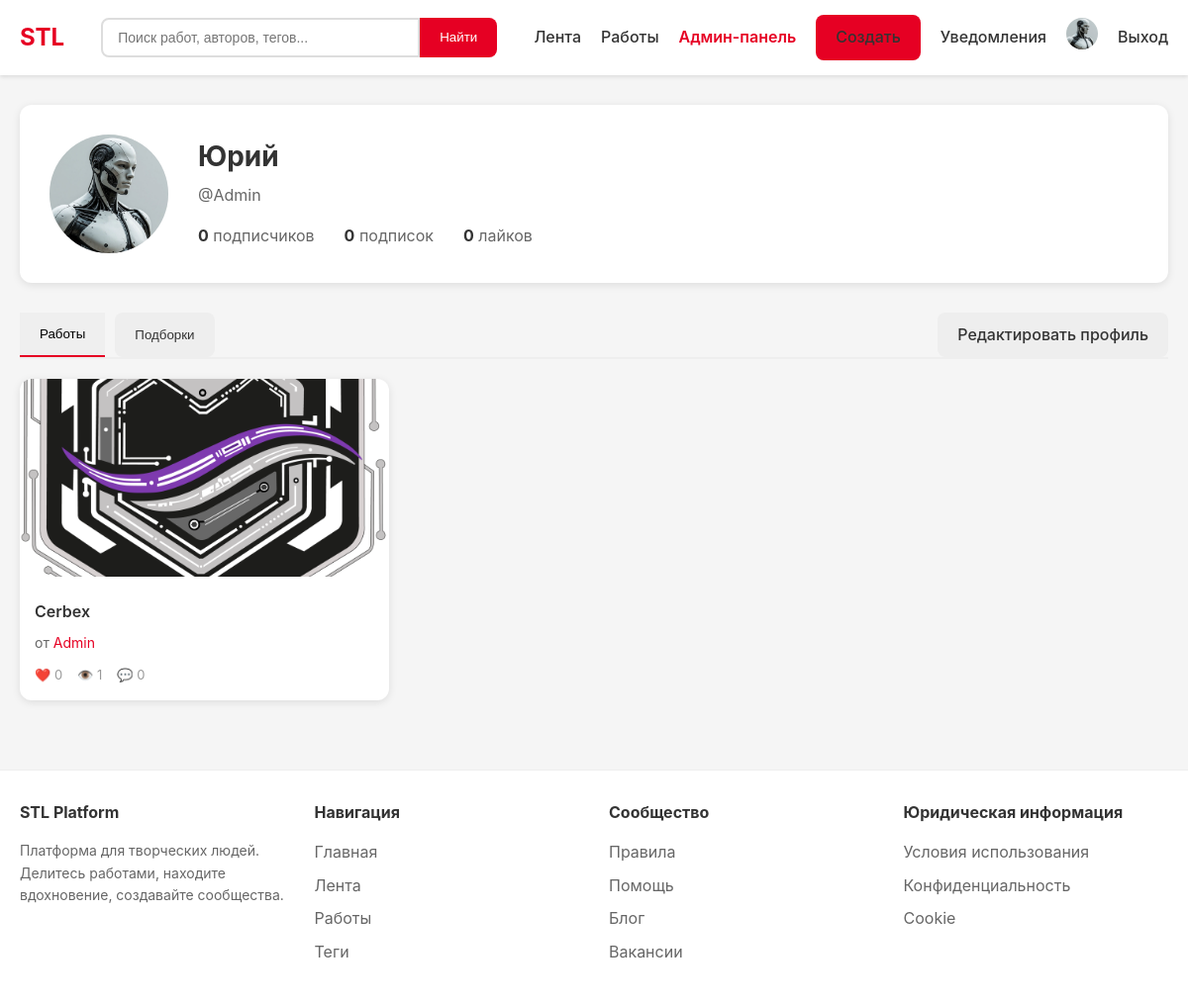
/auth/profile/Admin/ (signed in), run on the app's committed database.
### accounts/models.py (models this page shows, shortened)
class User(AbstractUser):
    email = models.EmailField(unique=True)
    avatar = models.ImageField(upload_to='avatars/', null=True, blank=True)
    bio = models.TextField('О себе', blank=True)
    website = models.URLField(blank=True)
    location = models.CharField('Город', max_length=100, blank=True)
    created_at = models.DateTimeField(auto_now_add=True)
    class Meta:
        verbose_name = 'Пользователь'
        verbose_name_plural = 'Пользователи'

class Profile(models.Model):
    user = models.OneToOneField(User, on_delete=models.CASCADE, related_name='profile')
    display_name = models.CharField('Отображаемое имя', max_length=100, blank=True)
    slug = models.SlugField(unique=True, blank=True)
    followers_count = models.PositiveIntegerField(default=0)
    following_count = models.PositiveIntegerField(default=0)
    works_count = models.PositiveIntegerField(default=0)
    likes_received = models.PositiveIntegerField(default=0)
    is_verified = models.BooleanField('Проверенный', default=False)
    is_pro = models.BooleanField('Pro аккаунт', default=False)
    class Meta:
        verbose_name = 'Профиль'
        verbose_name_plural = 'Профили'

### core/models.py (models this page shows, shortened)
class Work(models.Model):
    STATUS_CHOICES = [
        ('draft', 'Черновик'),
        ('published', 'Опубликовано'),
        ('moderation', 'На модерации'),
        ('rejected', 'Отклонено'),
    ]
    author = models.ForeignKey(User, on_delete=models.CASCADE, related_name='works')
    title = models.CharField('Название', max_length=200)
    slug = models.SlugField(blank=True)
    description = models.TextField('Описание', blank=True)
    cover = models.ImageField('Обложка', upload_to='works/covers/', null=True, blank=True)
    category = models.ForeignKey(Category, null=True, blank=True, on_delete=models.SET_NULL, related_name='works')
    tags = TaggableManager()
    status = models.CharField('Статус', max_length=20, choices=STATUS_CHOICES, default='moderation')
    views_count = models.PositiveIntegerField(default=0)
    likes_count = models.PositiveIntegerField(default=0)
    comments_count = models.PositiveIntegerField(default=0)
    reposts_count = models.PositiveIntegerField(default=0)
    saves_count = models.PositiveIntegerField(default=0)
    moderated_by = models.ForeignKey(User, null=True, blank=True, on_delete=models.SET_NULL, related_name='moderated_works')
    moderated_at = models.DateTimeField(null=True, blank=True)
    moderation_comment = models.TextField(blank=True)
    created_at = models.DateTimeField(auto_now_add=True)
    updated_at = models.DateTimeField(auto_now=True)
    published_at = models.DateTimeField(null=True, blank=True)
    class Meta:
        verbose_name = 'Работа'
        verbose_name_plural = 'Работы'
        ordering = ['-created_at']
        indexes = [
            models.Index(fields=['-created_at']),
            models.Index(fields=['status', '-created_at']),
            models.Index(fields=['-likes_count']),
            models.Index(fields=['-views_count']),
        ]

### accounts/views.py (the view)
# urls.py: path('profile/<str:username>/', views.profile_view, name='profile'),
def profile_view(request, username):
    user = get_object_or_404(User, username=username)
    profile = Profile.objects.filter(user=user).first()
    works = user.works.filter(status='published').order_by('-created_at')
    collections = user.collections.filter(is_public=True).order_by('-created_at')
    is_following = False
    if request.user.is_authenticated:
        is_following = Follow.objects.filter(follower=request.user, following=user).exists()
    context = {
        'profile_user': user,
        'profile': profile,
        'works': works,
        'collections': collections,
        'is_following': is_following,
    }
    return render(request, 'accounts/profile.html', context)

### templates/accounts/profile.html (shortened to what this page needs)
{% extends 'base.html' %}
{% block content %}
<div style="margin-bottom: 30px;">
    <div style="background: white; border-radius: 12px; padding: 30px; box-shadow: 0 2px 8px rgba(0,0,0,0.1);">
        <div style="display: flex; gap: 30px; align-items: flex-start;">
            <div style="width: 120px; height: 120px; border-radius: 50%; background: #f0f0f0; overflow: hidden; flex-shrink: 0;">
                {% if profile_user.avatar %}
                    <img src="{{ profile_user.avatar.url }}" alt="{{ profile_user.username }}" style="width: 100%; height: 100%; object-fit: cover;">
                {% else %}
                    <div style="width: 100%; height: 100%; display: flex; align-items: center; justify-content: center; font-size: 40px; color: #999;">
                        {{ profile_user.username|first|upper }}
                    </div>
                {% endif %}
            </div>
            <div style="flex: 1;">
                <div style="display: flex; justify-content: space-between; align-items: start;">
                    <div>
                        <h1 style="font-size: 28px; margin-bottom: 5px;">
                            {{ profile.display_name|default:profile_user.username }}
                        </h1>
                        <p style="color: #666; margin-bottom: 15px;">@{{ profile_user.username }}</p>
                    </div>
                </div>
                <div style="display: flex; gap: 30px; color: #666;">
                    <span><strong style="color: #333;">{{ profile.followers_count|default:0 }}</strong> подписчиков</span>
                    <span><strong style="color: #333;">{{ profile.following_count|default:0 }}</strong> подписок</span>
                    <span><strong style="color: #333;">{{ profile.likes_received|default:0 }}</strong> лайков</span>
                </div>
            </div>
        </div>
    </div>
</div>
<div style="display: flex; gap: 10px; margin-bottom: 20px; border-bottom: 2px solid #eee;">
    <button class="btn" style="border-bottom: 2px solid #e60023; border-radius: 0;">Работы</button>
    <button class="btn btn-secondary">Подборки</button>
    {% if user == profile_user %}
        <a href="{% url 'accounts:edit' %}" class="btn btn-secondary" style="margin-left: auto;">Редактировать профиль</a>
    {% endif %}
</div>
<div class="works-grid">
    {% for work in works %}
        <div class="work-card">
            {% if work.cover %}
                <a href="{% url 'core:work_detail' work.author.username work.slug %}">
                    <img src="{{ work.cover.url }}" alt="{{ work.title }}">
                </a>
            {% endif %}
            <div class="work-card-body">
                <h3 class="work-card-title">
                    <a href="{% url 'core:work_detail' work.author.username work.slug %}" style="color: inherit; text-decoration: none;">
                        {{ work.title }}
                    </a>
                </h3>
                <p class="work-card-author">
                    от <a href="{% url 'accounts:profile' work.author.username %}">{{ work.author.username }}</a>
                </p>
                <div class="work-stats">
                    <span>❤️ {{ work.likes_count }}</span>
                    <span>👁️ {{ work.views_count }}</span>
                    <span>💬 {{ work.comments_count }}</span>
                </div>
            </div>
        </div>
    {% empty %}
        <p style="grid-column: 1/-1; text-align: center; color: #666; padding: 40px;">
            Работ пока нет
        </p>
    {% endfor %}
</div>
{% endblock %}

### templates/base.html (shortened to what this page needs)
<!DOCTYPE html>
<html lang="ru">
<head>
</head>
<body>
    <header class="header">
        <div class="header-content">
            <a href="{% url 'core:home' %}" class="logo">STL</a>
            <form action="{% url 'core:work_list' %}" method="get" class="search-form">
                <input type="text" name="q" placeholder="Поиск работ, авторов, тегов..." value="{{ request.GET.q }}">
                <button type="submit">Найти</button>
            </form>
            <nav class="nav-links">
                {% if user.is_authenticated %}
                    <a href="{% url 'core:feed' %}">Лента</a>
                    <a href="{% url 'core:work_list' %}">Работы</a>
                    {% if user.is_staff %}
                        <a href="{% url 'admin:index' %}" style="color: #e60023; font-weight: 600;">Админ-панель</a>
                    {% endif %}
                    <a href="{% url 'core:work_create' %}" class="btn btn-primary">Создать</a>
                    <a href="{% url 'interactions:notifications' %}">Уведомления</a>
                    <a href="{% url 'accounts:profile' username=user.username %}">
                        {% if user.avatar %}
                            <img src="{{ user.avatar.url }}" alt="{{ user.username }}" class="avatar">
                        {% else %}
                            {{ user.username }}
                        {% endif %}
                    </a>
                    <a href="{% url 'accounts:logout' %}">Выход</a>
                {% else %}
                    <a href="{% url 'accounts:login' %}" class="btn btn-secondary">Вход</a>
                    <a href="{% url 'accounts:register' %}" class="btn btn-primary">Регистрация</a>
                {% endif %}
            </nav>
        </div>
    </header>
    <main class="main">
        <div class="container">
            {% block content %}{% endblock %}
        </div>
    </main>
    <footer class="footer">
        <div class="footer-content">
            <div class="footer-section">
                <h4>STL Platform</h4>
                <p style="color: #666; font-size: 14px;">
                    Платформа для творческих людей. Делитесь работами, находите вдохновение, создавайте сообщества.
                </p>
            </div>
            <div class="footer-section">
                <h4>Навигация</h4>
                <a href="{% url 'core:home' %}">Главная</a>
                <a href="{% url 'core:feed' %}">Лента</a>
                <a href="{% url 'core:work_list' %}">Работы</a>
                <a href="{% url 'core:tag_list' %}">Теги</a>
            </div>
            <div class="footer-section">
                <h4>Сообщество</h4>
                <a href="#">Правила</a>
                <a href="#">Помощь</a>
                <a href="#">Блог</a>
                <a href="#">Вакансии</a>
            </div>
            <div class="footer-section">
                <h4>Юридическая информация</h4>
                <a href="#">Условия использования</a>
                <a href="#">Конфиденциальность</a>
                <a href="#">Cookie</a>
            </div>
        </div>
    </footer>
</body>
</html>

### templates/base.html (style rules this page uses)
* { margin: 0; padding: 0; box-sizing: border-box; }
body { font-family: -apple-system, BlinkMacSystemFont, 'Segoe UI', Roboto, Oxygen, Ubuntu, sans-serif; background: #f5f5f5; color: #333; line-height: 1.6; }
.container { max-width: 1200px; margin: 0 auto; padding: 0 20px; }
.header { background: #fff; box-shadow: 0 2px 4px rgba(0,0,0,0.1); position: sticky; top: 0; z-index: 100; }
.header-content { display: flex; justify-content: space-between; align-items: center; padding: 15px 20px; max-width: 1200px; margin: 0 auto; }
.logo { font-size: 24px; font-weight: bold; color: #e60023; text-decoration: none; }
.search-form { flex: 1; max-width: 400px; margin: 0 20px; display: flex; }
.search-form input { flex: 1; padding: 10px 15px; border: 2px solid #ddd; border-radius: 8px 0 0 8px; font-size: 14px; }
.search-form button { padding: 10px 20px; background: #e60023; color: white; border: none; border-radius: 0 8px 8px 0; cursor: pointer; }
.nav-links { display: flex; gap: 20px; align-items: center; }
.nav-links a { color: #333; text-decoration: none; font-weight: 500; }
.btn { padding: 10px 20px; border-radius: 8px; text-decoration: none; font-weight: 500; cursor: pointer; border: none; display: inline-block; }
.btn-primary { background: #e60023; color: white; }
.btn-secondary { background: #eee; color: #333; }
.avatar { width: 32px; height: 32px; border-radius: 50%; object-fit: cover; }
.main { padding: 30px 0; min-height: calc(100vh - 200px); }
.works-grid { display: grid; grid-template-columns: repeat(auto-fill, minmax(280px, 1fr)); gap: 20px; margin-top: 20px; }
.work-card { background: #fff; border-radius: 12px; overflow: hidden; box-shadow: 0 2px 8px rgba(0,0,0,0.1); transition: transform 0.2s, box-shadow 0.2s; }
.work-card img { width: 100%; height: 200px; object-fit: cover; }
.work-card-body { padding: 15px; }
.work-card-title { font-size: 16px; font-weight: 600; margin-bottom: 8px; color: #333; }
.work-card-author { font-size: 14px; color: #666; margin-bottom: 10px; }
.work-card-author a { color: #e60023; text-decoration: none; }
.work-stats { display: flex; gap: 15px; font-size: 13px; color: #999; }
.work-stats span { display: flex; align-items: center; gap: 4px; }
.footer { background: #fff; padding: 30px 0; margin-top: 40px; border-top: 1px solid #eee; }
.footer-content { display: grid; grid-template-columns: repeat(4, 1fr); gap: 30px; max-width: 1200px; margin: 0 auto; padding: 0 20px; }
.footer-section h4 { margin-bottom: 15px; color: #333; }
.footer-section a { display: block; color: #666; text-decoration: none; margin-bottom: 8px; }

### data on the page
User: avatar (picture), username "Admin"
Profile: display_name "Юрий", followers_count "0", following_count "0", likes_received "0"
Work: cover (picture), title "Cerbex", author.username "Admin", likes_count "0", views_count "1", comments_count "0"
